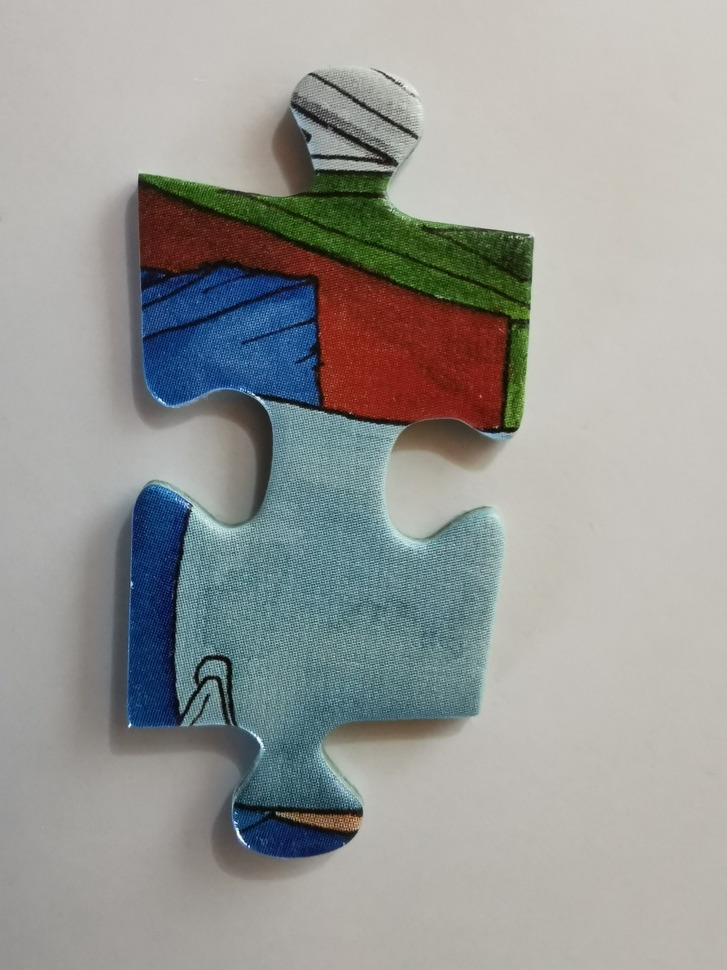
#> input picture puzzle_data/puzzle4_1.jpg, 727 x 970 px, shrunk from 3456 x 4608 before the run, found by its file name
$ python remove_background.py
#> lines starting #> are read from the running program, lines starting #| are printed output that depends on the picture; after the words box and inside, x2 and y2 are one past the last pixel; in counts of white or black regions, pixels touching at a corner belong together
import numpy as np
import cv2
from matplotlib import pyplot as plt

image = cv2.imread('./puzzle_data/puzzle4_1.jpg')
#> image is the input picture: shape (970, 727, 3); mean B, G, R 150.9, 153.9, 152.7
# Convert to graycsale
img_gray = cv2.cvtColor(image, cv2.COLOR_BGR2GRAY)
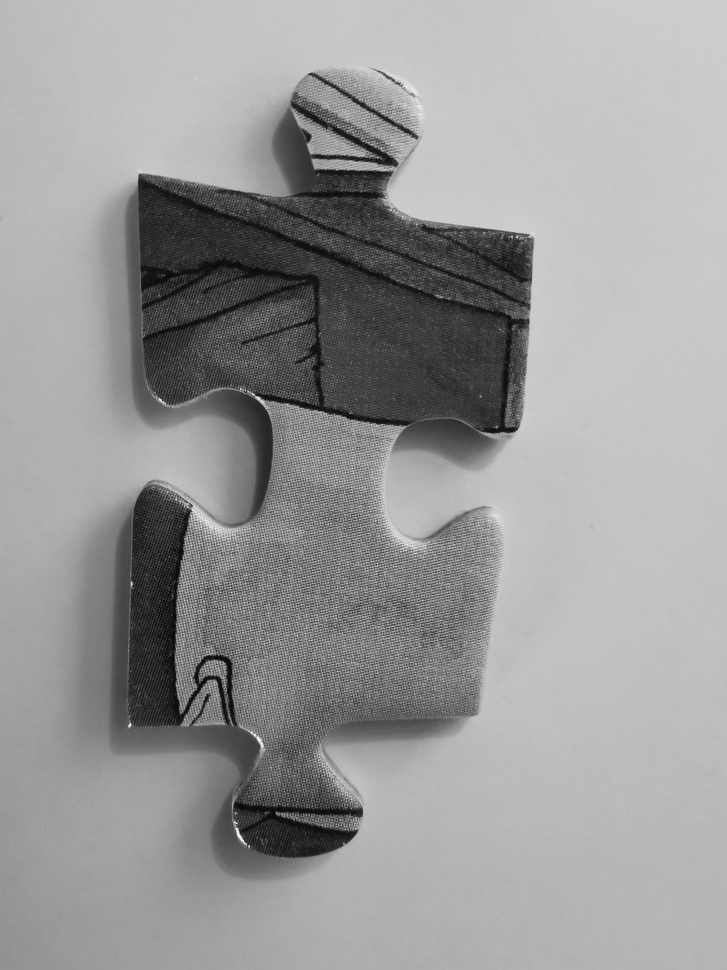
#> img_gray: shape (970, 727); min 4, max 251, mean 153.2
# Blur the image for better edge detection
img_blur = cv2.GaussianBlur(img_gray, (3,3), 0)

# convert to RGB
image = cv2.cvtColor(image, cv2.COLOR_BGR2RGB)
# convert to grayscale
gray = cv2.cvtColor(image, cv2.COLOR_RGB2GRAY)

# create binary image and apply morphology operator (closing)
ret, thresh = cv2.threshold(gray, 0, 255,cv2.THRESH_BINARY_INV +cv2.THRESH_OTSU)
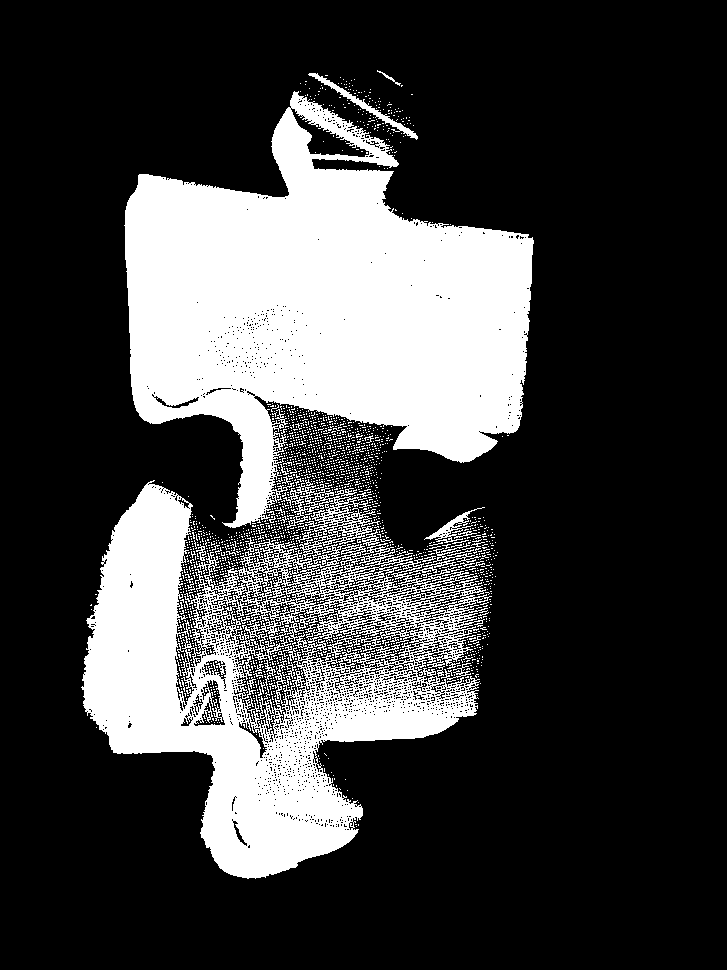
#> thresh: shape (970, 727); 25.3% white; 2193 white regions (2155 under 20 px), largest, box (x1, y1, x2, y2) and area: (124, 91, 534, 528) 99592, (81, 480, 492, 879) 70404, (308, 73, 418, 140) 695
#> ret = 126
kernel = np.ones((3, 3), np.uint8)
closing = cv2.morphologyEx(thresh, cv2.MORPH_CLOSE,kernel, iterations = 15)
#> closing: shape (970, 727); 32% white; 1 white region, box (x1, y1, x2, y2) and area: (81, 70, 534, 879) 225858
bg = cv2.dilate(closing, kernel, iterations = 1)
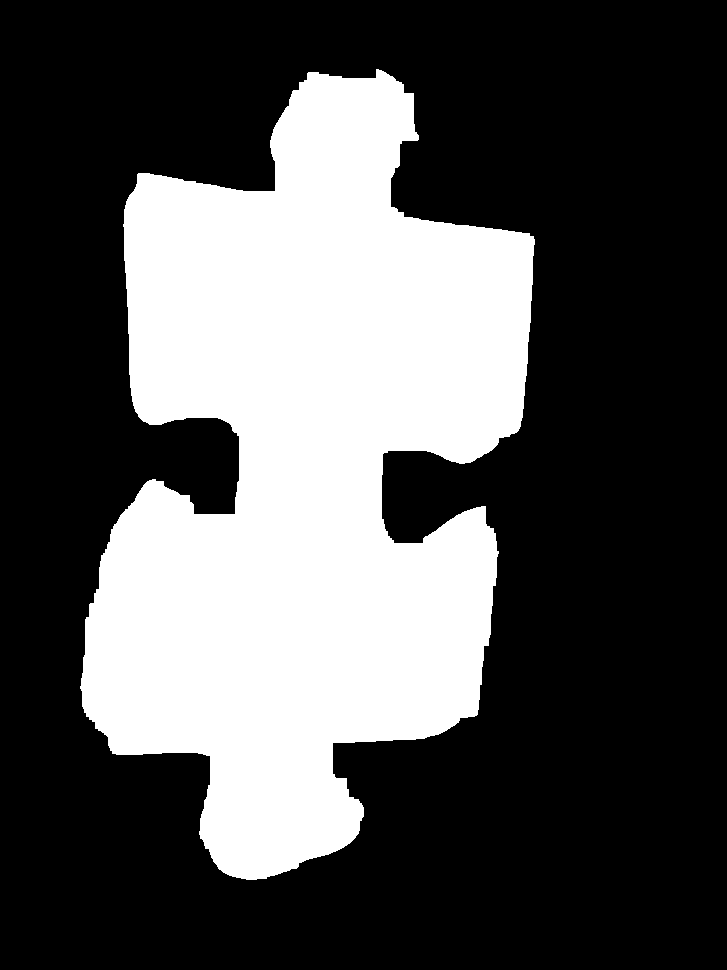
#> bg: shape (970, 727); 32.5% white; 1 white region, box (x1, y1, x2, y2) and area: (80, 69, 535, 880) 229238
dist_transform = cv2.distanceTransform(closing, cv2.DIST_L2, 0)
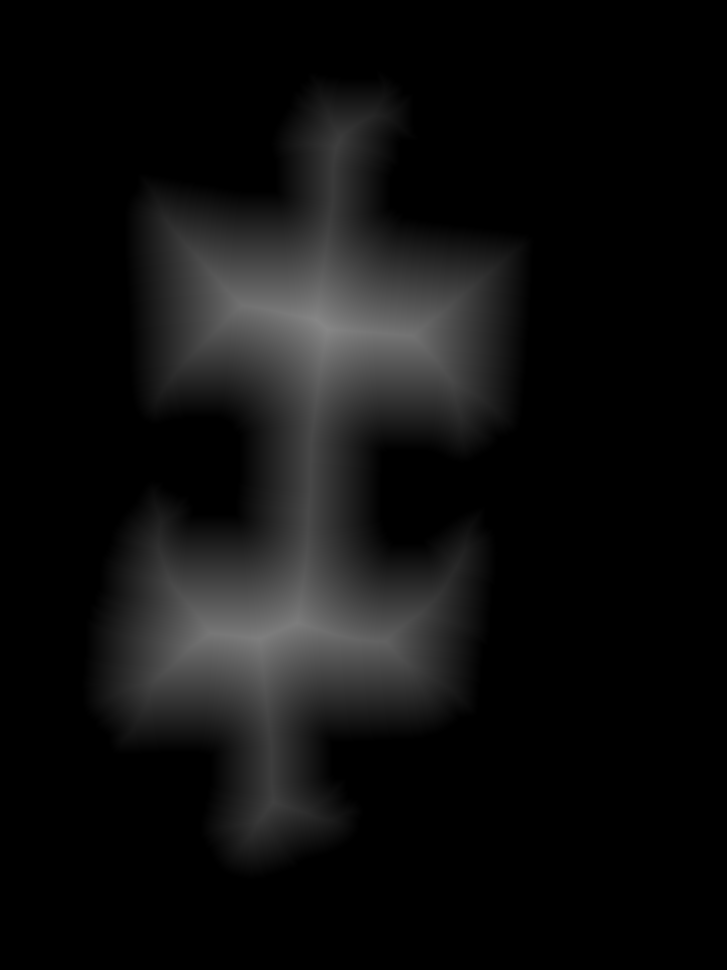
#> dist_transform: shape (970, 727) float32; min 0, max 135.1, mean 15
ret, fg = cv2.threshold(dist_transform, 0.02*dist_transform.max(), 255, 0)
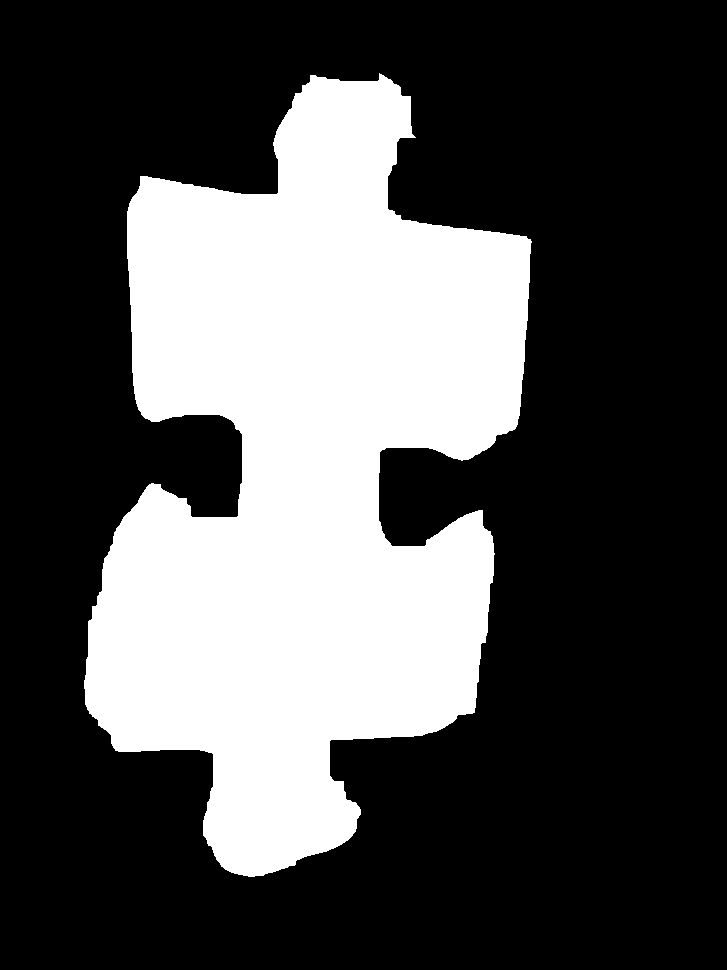
#> fg: shape (970, 727) float32; 31.1% white; 1 white region, box (x1, y1, x2, y2) and area: (84, 73, 532, 877) 219625
#> ret = 2.7
fg = fg.astype(np.uint8)
#> fg: shape (970, 727); 31.1% white; 1 white region

# find the contours from the thresholded image
contours, hierarchy = cv2.findContours(fg, cv2.RETR_TREE, cv2.CHAIN_APPROX_SIMPLE)
#> contours = 1 contour; box (x1, y1, x2, y2) and area: (84, 73, 532, 877) 218226
# draw all contours
mask = np.zeros_like(image)
image2 = cv2.drawContours(mask, contours, -1, (0, 255, 0), 10)
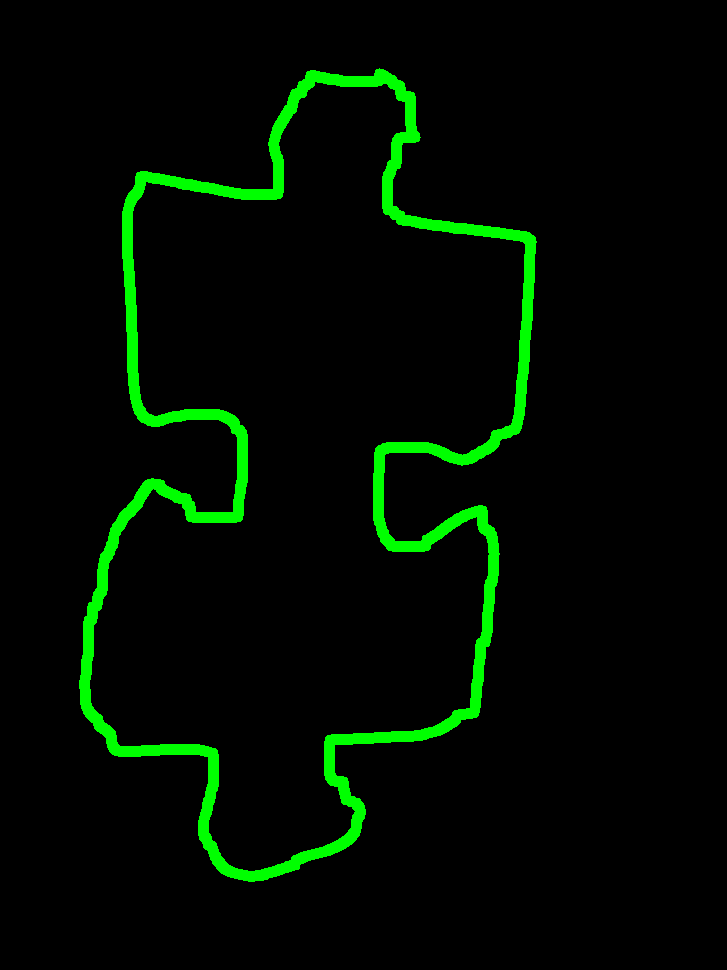
#> image2: shape (970, 727, 3); mean of channels 0, 1, 2 0, 11.7, 0; drawn as B, G, R

plt.imshow(image2)
plt.show()
